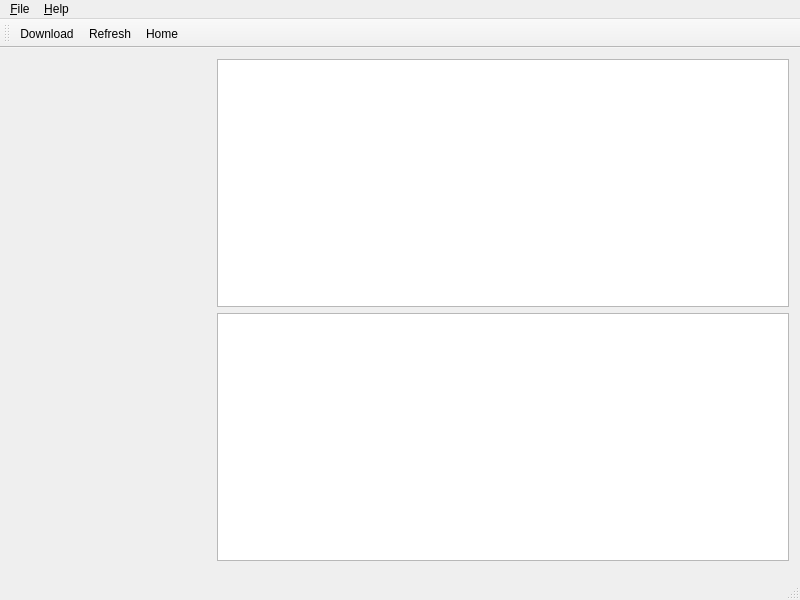
<?xml version="1.0" encoding="UTF-8"?>
<ui version="4.0">
 <class>MainWindowClass</class>
 <widget class="QMainWindow" name="MainWindowClass">
  <property name="geometry">
   <rect>
    <x>0</x>
    <y>0</y>
    <width>800</width>
    <height>600</height>
   </rect>
  </property>
  <property name="windowTitle">
   <string>Podcatcher</string>
  </property>
  <widget class="QWidget" name="centralWidget">
   <layout class="QHBoxLayout" name="horizontalLayout">
    <item>
     <widget class="FeedDetailWidget" name="feedDetailWidget" native="true">
      <property name="sizePolicy">
       <sizepolicy hsizetype="Fixed" vsizetype="Preferred">
        <horstretch>0</horstretch>
        <verstretch>0</verstretch>
       </sizepolicy>
      </property>
      <property name="minimumSize">
       <size>
        <width>200</width>
        <height>0</height>
       </size>
      </property>
     </widget>
    </item>
    <item>
     <layout class="QVBoxLayout" name="verticalLayout">
      <item>
       <widget class="QListView" name="feedListView"/>
      </item>
      <item>
       <widget class="QListView" name="episodeListView">
        <property name="enabled">
         <bool>true</bool>
        </property>
       </widget>
      </item>
      <item>
       <widget class="PlaybackControlWidget" name="playbackControlWidget" native="true"/>
      </item>
     </layout>
    </item>
   </layout>
  </widget>
  <widget class="QMenuBar" name="menuBar">
   <property name="geometry">
    <rect>
     <x>0</x>
     <y>0</y>
     <width>800</width>
     <height>21</height>
    </rect>
   </property>
   <widget class="QMenu" name="menuFile">
    <property name="title">
     <string>&amp;File</string>
    </property>
    <addaction name="actionAdd_Feed"/>
    <addaction name="separator"/>
    <addaction name="actionQuit"/>
   </widget>
   <widget class="QMenu" name="menuHelp">
    <property name="title">
     <string>&amp;Help</string>
    </property>
    <addaction name="actionAbout_Qt"/>
    <addaction name="actionAbout"/>
   </widget>
   <addaction name="menuFile"/>
   <addaction name="menuHelp"/>
  </widget>
  <widget class="QToolBar" name="mainToolBar">
   <attribute name="toolBarArea">
    <enum>TopToolBarArea</enum>
   </attribute>
   <attribute name="toolBarBreak">
    <bool>false</bool>
   </attribute>
   <addaction name="actionDownload"/>
   <addaction name="actionRefresh"/>
   <addaction name="actionHome"/>
  </widget>
  <widget class="QStatusBar" name="statusBar"/>
  <action name="actionAbout_Qt">
   <property name="text">
    <string>About &amp;Qt</string>
   </property>
  </action>
  <action name="actionAbout">
   <property name="text">
    <string>&amp;About</string>
   </property>
  </action>
  <action name="actionAdd_Feed">
   <property name="text">
    <string>&amp;Add Feed</string>
   </property>
  </action>
  <action name="actionQuit">
   <property name="icon">
    <iconset theme="application-exit">
     <normaloff>.</normaloff>.</iconset>
   </property>
   <property name="text">
    <string>&amp;Quit</string>
   </property>
  </action>
  <action name="actionDownload">
   <property name="text">
    <string>&amp;Download</string>
   </property>
  </action>
  <action name="actionRefresh">
   <property name="text">
    <string>&amp;Refresh</string>
   </property>
  </action>
  <action name="actionHome">
   <property name="text">
    <string>Home</string>
   </property>
  </action>
 </widget>
 <layoutdefault spacing="6" margin="11"/>
 <customwidgets>
  <customwidget>
   <class>PlaybackControlWidget</class>
   <extends>QWidget</extends>
   <header>ui/widgets/playbackcontrolwidget.h</header>
   <container>1</container>
  </customwidget>
  <customwidget>
   <class>FeedDetailWidget</class>
   <extends>QWidget</extends>
   <header>ui/widgets/feeddetailwidget.h</header>
   <container>1</container>
  </customwidget>
 </customwidgets>
 <resources>
  <include location="MainWindow.qrc"/>
 </resources>
 <connections/>
</ui>
